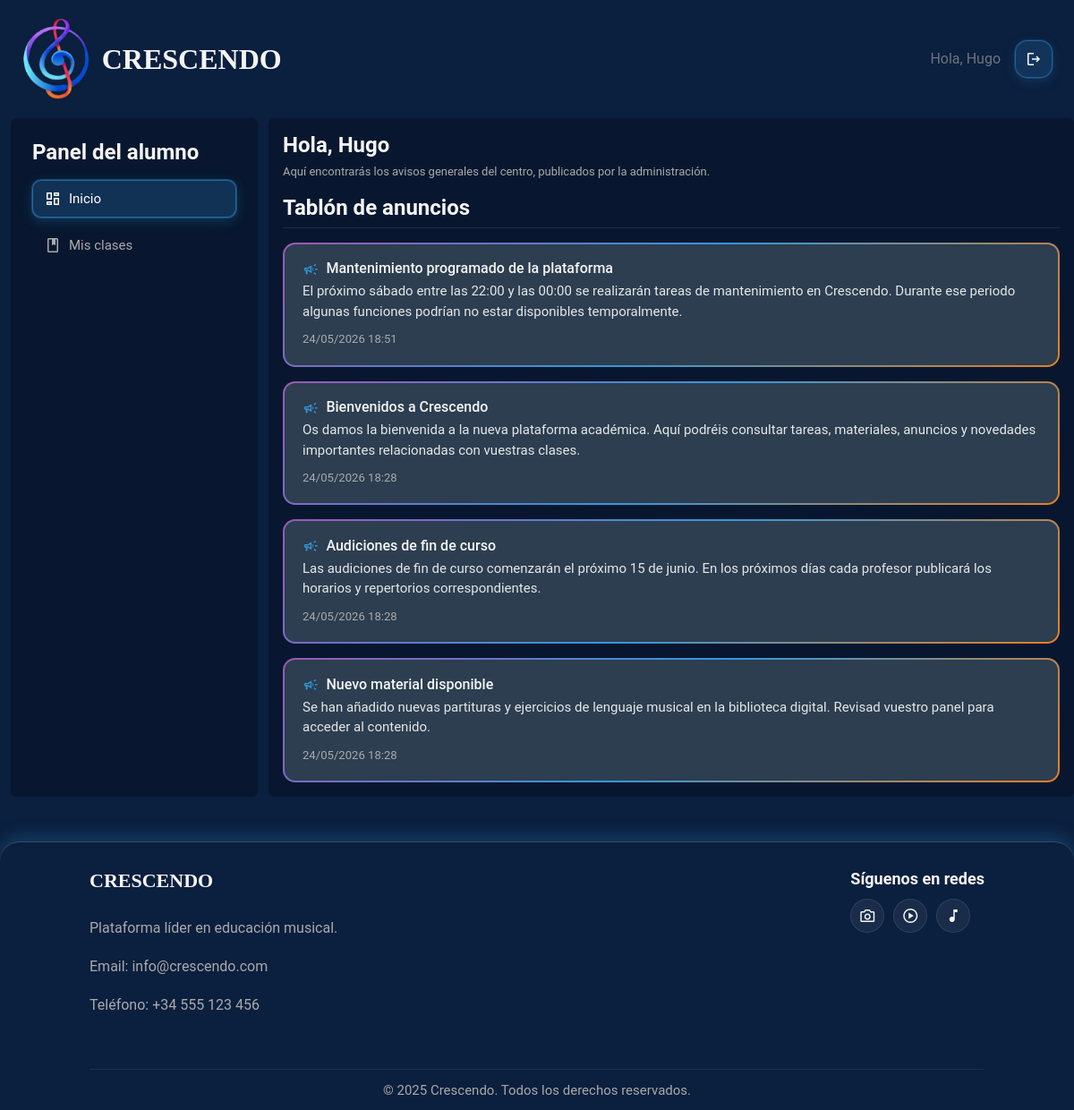
The app's page /paginas/panel_alumno.php (signed in) with its own data.
### tables this page shows
CREATE TABLE `anuncios` (
  `id_anuncio` int(11) NOT NULL,
  `id_administrador` int(11) NOT NULL,
  `titulo` varchar(150) NOT NULL,
  `contenido` text NOT NULL,
  `fecha_creacion` datetime DEFAULT current_timestamp(),
  `fecha_edicion` datetime DEFAULT NULL,
  `activo` tinyint(1) DEFAULT 1
);

### includes/alumno_acceso.php (called while the page is built, shortened)
<?php
$alumnoNombre = trim((string) ($_SESSION["nombre"] ?? ""));

### includes/utilidades.php (called while the page is built, shortened)
<?php
if (!function_exists("textoSeguro")) {
    function textoSeguro($texto)
    {
        return htmlspecialchars((string) $texto, ENT_QUOTES, "UTF-8");
    }
}

### modelos/admin_modelo.php (called while the page is built, shortened)
<?php
function listarAnunciosActivos($conexion)
{
    $sql = "SELECT id_anuncio, titulo, contenido, fecha_creacion
            FROM anuncios
            WHERE activo = 1
            ORDER BY fecha_creacion DESC
            LIMIT 7";
    $stmt = $conexion->prepare($sql);
    $stmt->execute();
    return $stmt->fetchAll(PDO::FETCH_ASSOC);
}

### paginas/panel_alumno.php (the view, shortened to what this page needs)
<?php
require_once __DIR__ . "/../includes/alumno_acceso.php";
require_once __DIR__ . "/../includes/conexion.php";
require_once __DIR__ . "/../modelos/admin_modelo.php";
require_once __DIR__ . "/../includes/utilidades.php";
$anunciosActivos = listarAnunciosActivos($conexion) ?? [];
?>
<!doctype html>
<html lang="es">
<head>
  <link href="https://cdn.jsdelivr.net/npm/bootstrap@5.3.3/dist/css/bootstrap.min.css" rel="stylesheet">
  <link rel="stylesheet" href="../estilos/estilos.css">
</head>
<body class="d-flex flex-column min-vh-100 text-light">
  <?php require_once __DIR__ . "/../includes/header.php"; ?>
  <div class="container-fluid flex-grow-1 panel-admin panel-alumno crescendo-panel">
    <div class="row g-4">
      <?php require_once __DIR__ . "/../includes/panel_alumno_aside.php"; ?>
      <main class="col-12 col-lg-9 bg-black bg-opacity-25 rounded p-3">
        <h1 class="panel-admin-title">Hola, <?php echo textoSeguro($alumnoNombre); ?></h1>
        <p class="panel-admin-tagline">
          Aquí encontrarás los avisos generales del centro, publicados por la administración.
        </p>
        <h2 class="panel-admin-section-title">Tablón de anuncios</h2>
        <?php if (empty($anunciosActivos)) { ?>
          <p class="text-secondary mb-0">No hay anuncios publicados en este momento.</p>
        <?php } else { ?>
          <?php foreach ($anunciosActivos as $indice => $anuncio) { ?>
            <?php
            $fechaAnuncio = !empty($anuncio["fecha_creacion"])
              ? date("d/m/Y H:i", strtotime($anuncio["fecha_creacion"]))
              : "";
            $esUltimo = $indice === count($anunciosActivos) - 1;
            ?>
            <div class="card alumno-anuncio-card text-light <?php echo $esUltimo ? "mb-0" : "mb-3"; ?>">
              <div class="card-body">
                <div class="d-flex align-items-start gap-2 mb-1">
                  <span class="material-symbols-outlined alumno-anuncio-icon flex-shrink-0"
                        aria-hidden="true"
                        title="Tablón oficial">campaign</span>
                  <h3 class="h6 mb-0"><?php echo textoSeguro($anuncio["titulo"]); ?></h3>
                </div>
                <p class="mb-2">
                  <?php echo nl2br(textoSeguro($anuncio["contenido"])); ?>
                </p>
                <?php if ($fechaAnuncio !== "") { ?>
                  <small class="text-secondary"><?php echo textoSeguro($fechaAnuncio); ?></small>
                <?php } ?>
              </div>
            </div>
          <?php } ?>
        <?php } ?>
      </main>
    </div>
  </div>
  <?php require_once __DIR__ . "/../includes/footer.php"; ?>
</body>
</html>

### estilos/estilos.css (style rules this page uses)
:root { --bg-dark: #0b1f3e; --bg-light: #2c3e50; --bg-sidebar: var(--bg-dark); --text-light: #f5f5f5; --text-secondary: #aaaaaa; --accent-blue: #3498db; --card-border-purple: #9b59b6; --card-border-blue: var(--accent-blue); --card-border-orange: #e67e22; --card-border-yellow:#f1c40f; --accent-blue-rgb: 52, 152, 219; --card-border-purple-rgb: 155, 89, 182; --card-border-orange-rgb: 230, 126, 34; --card-border-yellow-rgb: 241, 196, 15; --text-secondary-rgb: 170, 170, 170; }
body { font-family: 'Roboto', sans-serif; background-color: var(--bg-dark); }
.panel-admin { font-size: 15px; }
.panel-admin-title, .panel-admin-aside-heading, .panel-admin-section-title { font-size: 1.5rem; font-weight: bold; color: #f5f5f5; }
.panel-admin-title { margin: 0 0 0.35rem; }
.panel-admin-tagline { font-size: 13px; color: #aaaaaa; margin: 0 0 1rem; }
.panel-admin-section-title { margin: 0 0 1rem; padding-bottom: 0.45rem; border-bottom: 1px solid rgba(255, 255, 255, 0.09); }
.panel-alumno .alumno-anuncio-card.card { --bs-card-bg: transparent; --bs-card-border-color: transparent; background: linear-gradient( 135deg, var(--card-border-purple), var(--card-border-blue), var(--card-border-orange) ); border: 0; border-radius: 14px; padding: 2px; overflow: hidden; box-shadow: none; transform: translateY(0); filter: brightness(1); transition: transform 0.22s ease, filter 0.2s ease; }
.panel-alumno .alumno-anuncio-card .card-body { --bs-secondary-rgb: var(--text-secondary-rgb); background-color: var(--bg-light); color: var(--text-light); border-radius: 12px; padding: 1.1rem 1.25rem; }
.panel-alumno .alumno-anuncio-icon { font-size: 1.15rem; line-height: 1; color: var(--accent-blue); margin-top: 0.1rem; }
.panel-alumno .alumno-anuncio-card h3 { color: var(--text-light); }
.panel-alumno .alumno-anuncio-card p { color: rgba(245, 245, 245, 0.92); }
@media (min-width: 768px) { .crescendo-panel main.rounded { min-width: 0; } }

### records on screen
anuncios: titulo "Mantenimiento programado de la plataforma", contenido "El próximo sábado entre las 22:00 y las 00:00 se realizarán tareas de mantenimiento en Crescendo. Durante ese periodo algunas funciones podrían no estar disponibles temporalmente.", fecha_creacion "24/05/2026 18:51"
anuncios: titulo "Bienvenidos a Crescendo", contenido "Os damos la bienvenida a la nueva plataforma académica. Aquí podréis consultar tareas, materiales, anuncios y novedades importantes relacionadas con vuestras clases.", fecha_creacion "24/05/2026 18:28"
anuncios: titulo "Audiciones de fin de curso", contenido "Las audiciones de fin de curso comenzarán el próximo 15 de junio. En los próximos días cada profesor publicará los horarios y repertorios correspondientes.", fecha_creacion "24/05/2026 18:28"
anuncios: titulo "Nuevo material disponible", contenido "Se han añadido nuevas partituras y ejercicios de lenguaje musical en la biblioteca digital. Revisad vuestro panel para acceder al contenido.", fecha_creacion "24/05/2026 18:28"

### other values on screen
textoSeguro($nombreUsuario) "Hugo"
textoSeguro($alumnoNombre) "Hugo"
